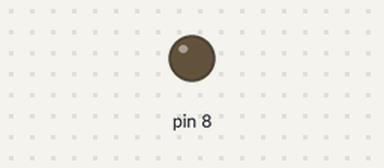
A sketch run on a simulated Arduino Uno, built with avr-gcc and run on an emulated ATmega328P. Shown: output pins drawn as LEDs (lit = HIGH).

Above: at 0.5 s.
At 4.5 s:
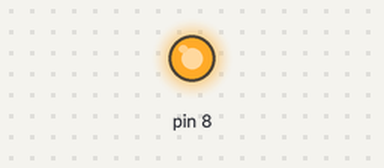
Timing chart, 0 to 6.9 s (numbered marks = the images above):
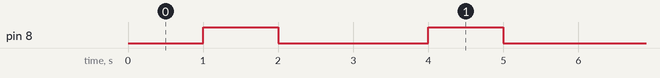

The sketch:

SimpleLED.ino
```cpp
void setup() {
  pinMode(8, OUTPUT);
 // pinMode(9,OUTPUT);
  //pinMode(12, OUTPUT);

}

void loop() {
  // put your main code here, to run repeatedly:
  delay(1000);
  digitalWrite(8,HIGH);
  //digitalWrite(9,HIGH);
 // digitalWrite(12,LOW);
  delay(1000);
  //digitalWrite(12,HIGH);
  digitalWrite(8,LOW);
 // digitalWrite(9,LOW);
  delay(1000);

}
```

Measured:
- by itself, pin 8: alternates HIGH for 1.0 s and LOW for 2.0 s
